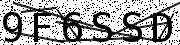
#> input picture scripts/captcha.png, 180 x 45 px
$ python customizedRemoval.py   (older library calls are emulated)
#> lines starting #> are read from the running program, lines starting #| are printed output that depends on the picture
#> further down, image is the input picture: shape (45, 180, 3); min 0, max 255, mean 165.5
from PIL import Image,ImageFilter
from scipy.misc import toimage
from operator import itemgetter
from skimage import measure
import numpy as np
import copy
import heapq
import cv2
import matplotlib.pyplot as plt
from scipy.ndimage.filters import median_filter


#----------------------------------------------------------------

class preprocessing:
    def pre_proc_image(self,img):
        #img_removed_noise=self.apply_median_filter(img)
        img_removed_noise=self.remove_noise(img)
        p1,p2,LL=self.get_line_position(img_removed_noise)
        img=self.remove_line(p1,p2,LL,img_removed_noise)
        #img=median_filter(np.asarray(img),1)
        return img

    def remove_noise(self,img):
        imgNew1 = np.asanyarray(img)
        gray = cv2.cvtColor(imgNew1, cv2.COLOR_BGR2GRAY)
        imgr = cv2.medianBlur(gray, 3)
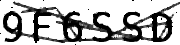
#> imgr: shape (45, 180); min 0, max 255, mean 179.9
        print(imgr)
#> (printed output is left out)
        return imgr

    def eliminate_zeros(self,vector):
        return [(dex,v) for (dex,v) in enumerate(vector) if v!=0 ]

    def get_line_position(self,img):
        sumx=img.sum(axis=0)
#> sumx = 180 values, max 11475 at index 1, min 2788 at index 36, mean 8096.1
        list_without_zeros=self.eliminate_zeros(sumx)
#> list_without_zeros = 180 pairs, first value 0 to 179, second value 2788 to 11475
        min1,min2=heapq.nsmallest(2,list_without_zeros,key=itemgetter(1))
#> min1 = (36, 2788); min2 = (35, 2960)
        l=[dex for [dex,val] in enumerate(sumx) if val==min1[1] or val==min2[1]]
#> l = [35, 36]
        mindex=[l[0],l[len(l)-1]]
#> mindex = [35, 36]
        cols=img[:,mindex[:]]
#> cols = 45 pairs, first value 0 to 255, second value 0 to 255
        col1=cols[:,0]
#> col1 = 45 values, max 255 at index 0, min 0 at index 13, mean 65.78
        col2=cols[:,1]
#> col2 = 45 values, max 255 at index 0, min 0 at index 12, mean 61.96
        col1_without_0=self.eliminate_zeros(col1)
#> col1_without_0 = [(0, 255), (1, 255), (2, 255), (3, 255), (4, 255), (5, 255), (6, 255), (7, 255), (8, 98), (9, 24), (10, 20), (11, 134), (12, 134), (43, 255), (44, 255)]
        col2_without_0=self.eliminate_zeros(col2)
#> col2_without_0 = [(0, 255), (1, 255), (2, 255), (3, 255), (4, 255), (5, 255), (6, 255), (7, 255), (8, 172), (9, 20), (10, 13), (11, 33), (43, 255), (44, 255)]
        line_length=len(col1_without_0)
#> line_length = 15
        dex1=col1_without_0[round(len(col1_without_0)/2)][0]
#> dex1 = 8
        dex2=col2_without_0[round(len(col2_without_0)/2)][0]
#> dex2 = 7
        p1=[dex1,mindex[0]]
#> p1 = [8, 35]
        p2=[dex2,mindex[1]]
#> p2 = [7, 36]
#> in pre_proc_image, `p1,p2,LL=self.get_line_position(img_removed_noise)`: p1 = [8, 35]; p2 = [7, 36]; LL = 15
        return p1,p2,line_length

    def remove_line(self,p1,p2,LL,img):
#> called with LL = 15
        m=(p2[0]-p1[0])/(p2[1]-p1[1]) if p2[1]!=p1[1] else np.inf
#> m = -1
        w,h=len(img),len(img[0])
#> w = 45; h = 180
        x=list(range(h))
#> x = 180 values from 0 to 179
        y=list(map(lambda z : int(np.round(p1[0]+m*(z-p1[1]))),x))
#> y = 180 values, max 43 at index 0, min -136 at index 179, mean -46.5
        img_removed_line=list(img)
#> img_removed_line = 45 items
        for dex in range(h):
            i,j=y[dex],x[dex]
            i=int(i)
            j=int(j)
            rlist=[]
            while i>=0 and i<len(img_removed_line)-1:
                f1=i
                if img_removed_line[i][j]==0 and img_removed_line[i-1][j]==0:
                    break
                rlist.append(i)
                i=i-1
            i,j=y[dex],x[dex]
            i=int(i)
            j=int(j)
            while i<len(img_removed_line)-1:
                f2=i
                if img_removed_line[i][j]==0 and img_removed_line[i+1][j]==0:
                    break
                rlist.append(i)
                i=i+1
            if np.abs(f2-f1) in [LL+1,LL,LL-1]:
                rlist=list(set(rlist))
                for k in rlist:
                    img_removed_line[k][j]=0
#> this loop made 90 passes

        return img_removed_line

if __name__ == '__main__':
    image = cv2.imread("captcha.png")
    img = Image.fromarray(image)
    p = preprocessing()
#> (the run stopped early here; a loop or call above may not have finished)
